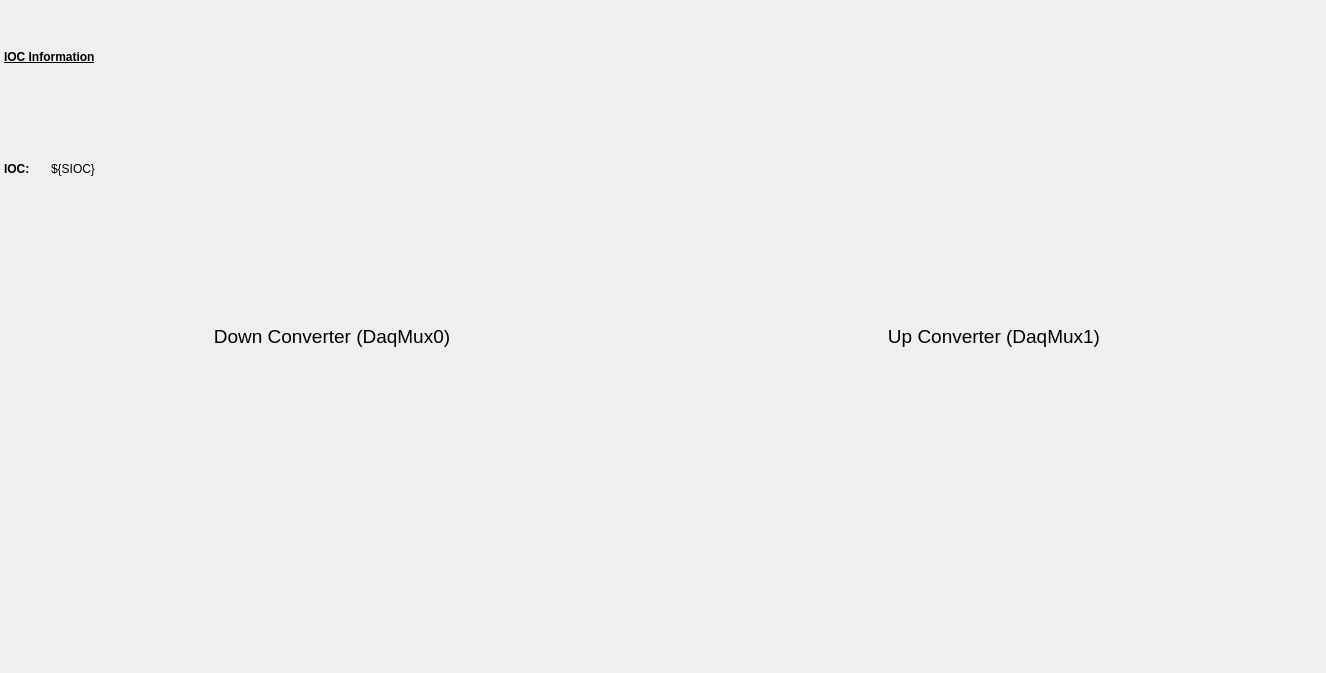
<?xml version="1.0" encoding="UTF-8"?>
<ui version="4.0">
 <class>Form</class>
 <widget class="QWidget" name="Form">
  <property name="geometry">
   <rect>
    <x>0</x>
    <y>0</y>
    <width>1326</width>
    <height>673</height>
   </rect>
  </property>
  <property name="windowTitle">
   <string>Converters Settings - ${DEV}</string>
  </property>
  <layout class="QGridLayout" name="gridLayout" rowstretch="0,0,0">
   <property name="leftMargin">
    <number>4</number>
   </property>
   <property name="topMargin">
    <number>4</number>
   </property>
   <property name="rightMargin">
    <number>4</number>
   </property>
   <property name="bottomMargin">
    <number>4</number>
   </property>
   <item row="0" column="1">
    <spacer name="horizontalSpacer">
     <property name="orientation">
      <enum>Qt::Horizontal</enum>
     </property>
     <property name="sizeHint" stdset="0">
      <size>
       <width>40</width>
       <height>20</height>
      </size>
     </property>
    </spacer>
   </item>
   <item row="1" column="1">
    <widget class="QLabel" name="label_2">
     <property name="font">
      <font>
       <pointsize>14</pointsize>
       <weight>50</weight>
       <bold>false</bold>
      </font>
     </property>
     <property name="text">
      <string>Up Converter (DaqMux1)</string>
     </property>
     <property name="alignment">
      <set>Qt::AlignCenter</set>
     </property>
    </widget>
   </item>
   <item row="2" column="0">
    <widget class="PyDMEmbeddedDisplay" name="PyDMEmbeddedDisplay">
     <property name="toolTip">
      <string/>
     </property>
     <property name="macros" stdset="0">
      <string>{&quot;MUX&quot;:&quot;0&quot;, &quot;ENG&quot;:&quot;0&quot;}</string>
     </property>
     <property name="filename" stdset="0">
      <string>mux.ui</string>
     </property>
    </widget>
   </item>
   <item row="0" column="0">
    <layout class="QGridLayout" name="gridLayout_2">
     <item row="1" column="0">
      <widget class="QLabel" name="label_4">
       <property name="font">
        <font>
         <weight>75</weight>
         <bold>true</bold>
        </font>
       </property>
       <property name="text">
        <string>IOC:</string>
       </property>
      </widget>
     </item>
     <item row="1" column="1">
      <widget class="PyDMLabel" name="PyDMLabel">
       <property name="toolTip">
        <string/>
       </property>
       <property name="text">
        <string>${SIOC}</string>
       </property>
      </widget>
     </item>
     <item row="1" column="2">
      <spacer name="horizontalSpacer_2">
       <property name="orientation">
        <enum>Qt::Horizontal</enum>
       </property>
       <property name="sizeHint" stdset="0">
        <size>
         <width>40</width>
         <height>20</height>
        </size>
       </property>
      </spacer>
     </item>
     <item row="0" column="0" colspan="2">
      <widget class="QLabel" name="label_3">
       <property name="font">
        <font>
         <weight>75</weight>
         <bold>true</bold>
         <underline>true</underline>
        </font>
       </property>
       <property name="text">
        <string>IOC Information</string>
       </property>
      </widget>
     </item>
    </layout>
   </item>
   <item row="1" column="0">
    <widget class="QLabel" name="label">
     <property name="font">
      <font>
       <pointsize>14</pointsize>
       <weight>50</weight>
       <bold>false</bold>
      </font>
     </property>
     <property name="text">
      <string>Down Converter (DaqMux0)</string>
     </property>
     <property name="alignment">
      <set>Qt::AlignCenter</set>
     </property>
    </widget>
   </item>
   <item row="2" column="1">
    <widget class="PyDMEmbeddedDisplay" name="PyDMEmbeddedDisplay_2">
     <property name="toolTip">
      <string/>
     </property>
     <property name="macros" stdset="0">
      <string>{&quot;MUX&quot;:&quot;1&quot;, &quot;ENG&quot;:&quot;1&quot;}</string>
     </property>
     <property name="filename" stdset="0">
      <string>mux.ui</string>
     </property>
    </widget>
   </item>
  </layout>
 </widget>
 <customwidgets>
  <customwidget>
   <class>PyDMLabel</class>
   <extends>QLabel</extends>
   <header>pydm.widgets.label</header>
  </customwidget>
  <customwidget>
   <class>PyDMEmbeddedDisplay</class>
   <extends>QFrame</extends>
   <header>pydm.widgets.embedded_display</header>
  </customwidget>
 </customwidgets>
 <resources/>
 <connections/>
</ui>
